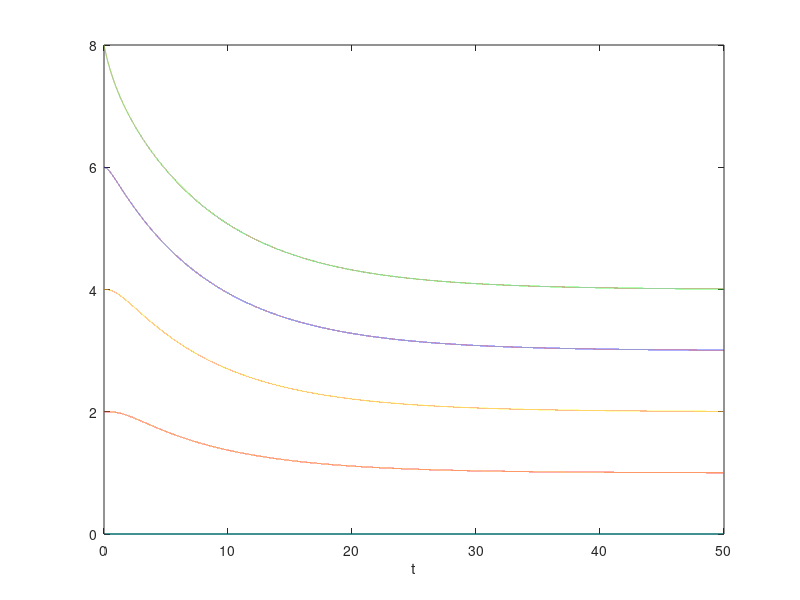

Source code (MATLAB):
%old 1d simulation without reference cells
N=5;
cell_positions = 2*(0:(N-1));
% default_postiion = 0:(N-1);
s0 = 1; %default length
tend = 50;% how long the simulation goes for



deltat = 0.001;
for t = 1:1:(tend/(deltat));
    extensions = diff(cell_positions(t,:))-1;
    forces = - [extensions(1) extensions] + [extensions 0];
    cell_positions(t+1,:) = cell_positions(t,:) +deltat*forces;
end
plot(0:deltat:tend,cell_positions);
xlabel('t')